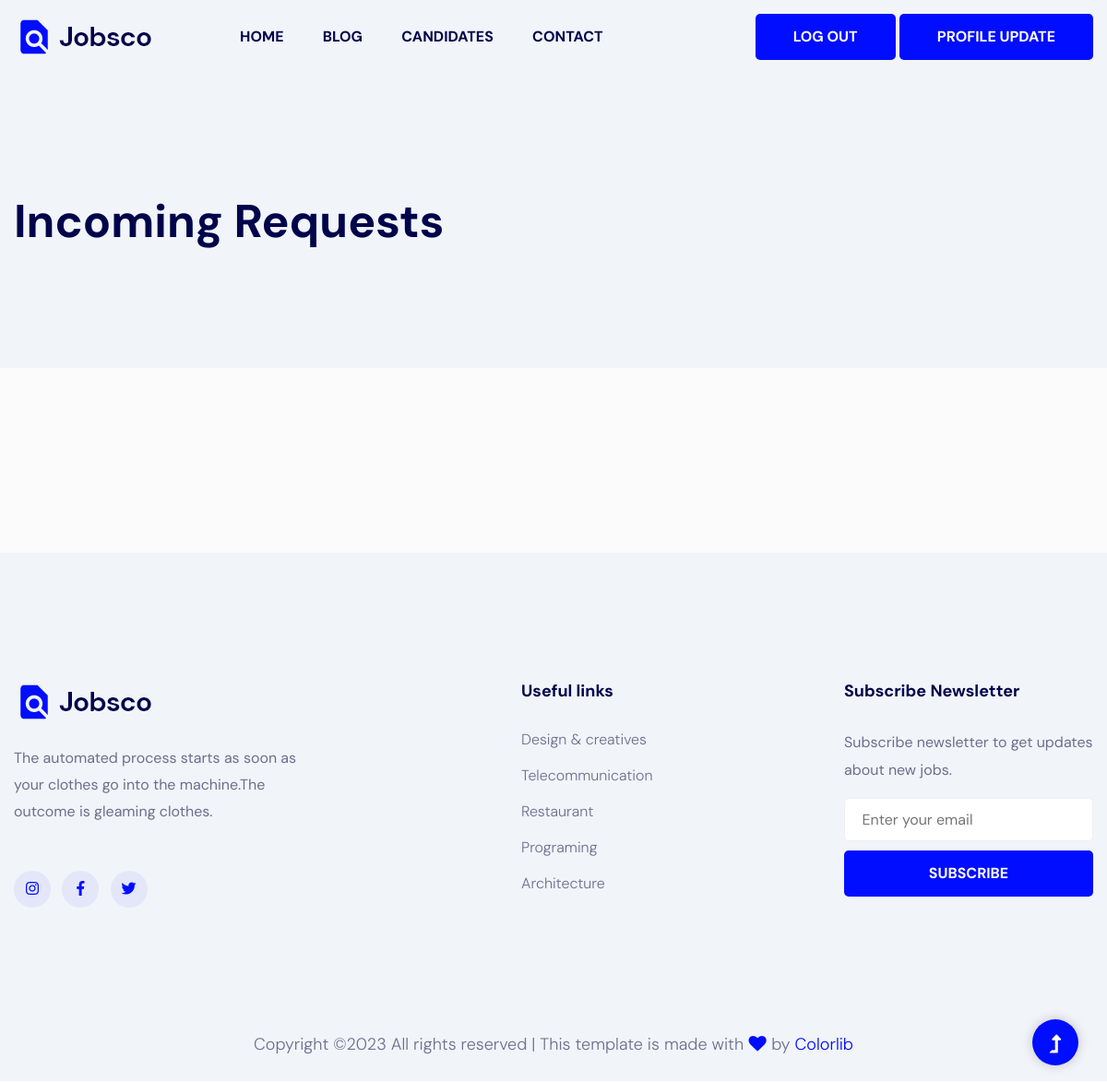
Page /jobs/apply_job/ (signed in) on the earlier database version.
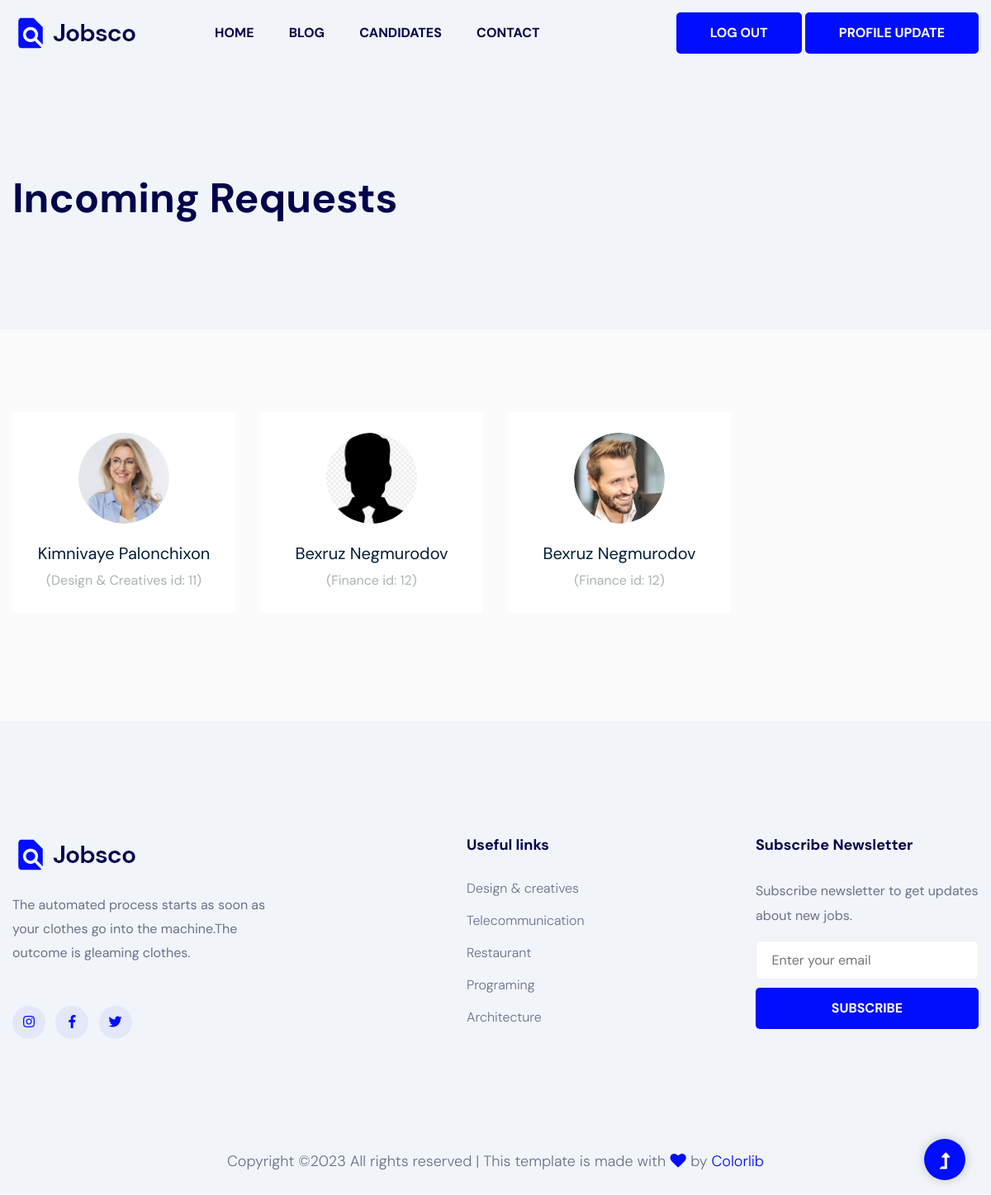
Same page on the later database version.
### apps/jobs/models.py (models this page shows, shortened)
class Basic(models.Model):
    created_date = models.DateTimeField(auto_now_add=True)
    class Meta:
        abstract = True

class Apply(Basic):
    job = models.ForeignKey(Job, on_delete=models.CASCADE, null=True, blank=True)
    candidate = models.ForeignKey('accounts.Account', on_delete=models.SET_NULL, null=True, blank=True)
    is_being_considered = models.BooleanField(default=True)
    to_accept = models.BooleanField(default=False)
    to_refuse = models.BooleanField(default=False)
    message = models.TextField(null=True)

class Job(Basic):
    TIME = (
        (1, 'full_time'),
        (2, 'part_time'),
        (3, 'three days a week'),
        (4, 'night time'),
        (5, "remote(time is not limited)")
    )
    GENDER = (
        (1, 'men'),
        (2, 'women'),
        (3, 'no difference')
    )
    author = models.ForeignKey('accounts.Account', on_delete=models.SET_NULL, null=True)
    slug = models.SlugField(null=True, blank=True)
    company = models.ForeignKey(Company, on_delete=models.SET_NULL, null=True)
    location = models.CharField(max_length=221)
    description = RichTextField()
    category = models.ForeignKey(Category, on_delete=models.SET_NULL, null=True, blank=True)
    responsibility = RichTextField(null=True, blank=True)
    qualifications = RichTextField(null=True, blank=True)
    benefits = models.TextField(null=True, blank=True)
    gender = models.IntegerField(choices=GENDER)
    vacancy = models.IntegerField(default=1)
    time = models.IntegerField(choices=TIME)
    experience = models.CharField(max_length=221)
    salary = models.CharField(max_length=221)

class Category(Basic):
    image = models.ImageField(upload_to='job/category', null=True)
    name = models.CharField(max_length=221)
    body = models.TextField(null=True)

### apps/accounts/models.py (models this page shows, shortened)
class Account(AbstractBaseUser, PermissionsMixin):
    ROLE = (
        (0, 'Staff'),
        (1, 'Candidate'),
        (2, 'Recruiter'),
    )
    email = models.EmailField(max_length=221, unique=True)
    first_name = models.CharField(max_length=221, null=True)
    last_name = models.CharField(max_length=221, null=True)
    slug = models.SlugField(unique=True, max_length=221, null=True)
    avatar = models.ImageField(null=True, blank=True, upload_to=avatar_path)
    is_superuser = models.BooleanField(default=False)
    is_staff = models.BooleanField(default=False)
    is_active = models.BooleanField(default=True)
    role = models.IntegerField(choices=ROLE, null=True)
    cv = models.FileField(upload_to=cv_path, null=True, blank=True)
    modified_date = models.DateTimeField(auto_now=True)
    created_date = models.DateTimeField(auto_now_add=True)
    EMAIL_FIELD = ''
    USERNAME_FIELD = 'email'
    REQUIRED_FIELDS = []
    objects = AccountManager()
    def full_name(self):
        name_list = []
        if self.first_name:
            name_list.append(self.first_name)
        if self.last_name:
            name_list.append(self.last_name)
        name_str = " ".join(name_list)
        if name_str:
            return name_str
        return self.email

### apps/jobs/views.py (the view)
# urls.py: path('apply_job/', apply_job, name='apply_job'),
def apply_job(request):
    object_list = Apply.objects.filter(job__author__email=request.user.email)
    ctx = {
        'object_list': object_list
    }
    return render(request, 'jobs/job_worker/apply_job.html', ctx)

### templates/jobs/job_worker/apply_job.html (shortened to what this page needs)
{% extends 'base.html' %}
{% load static %}
{% block content %}
    <main>
        <div class="slider-area gray-bg position-relative">
            <div class="single-slider d-flex align-items-center slider-height2">
                <div class="container">
                    <div class="row">
                        <div class="col-xl-12">
                            <div class="hero-caption hero-caption2">
                                <h2>Incoming Requests</h2>
                            </div>
                        </div>
                    </div>
                </div>
            </div>
        </div>
        <div class="featured_candidates_area section-bg2 candidate_page_padding">
            <div class="container">
                <div class="row">
                    {% for object in object_list %}
                        <div class="col-md-6 col-lg-3">
                            <div class="single_candidates text-center">
                                {% if object.candidate.avatar %}
                                    <div class="thumb">
                                        <img src="{{ object.candidate.avatar.url }}" alt="">
                                    </div>
                                {% else %}
                                    <div class="thumb">
                                        <img src="{% static 'assets/img/blog/unnamed.jpg' %}" alt="" width="100%">
                                    </div>
                                {% endif %}
                                <a href="{% url 'jobs:apply_detail' object.id %}">
                                    <h4>{{ object.candidate.full_name }}</h4></a>
                                    <p>({{ object.job.category.name }} id: {{ object.job.id }})</p>
                            </div>
                        </div>
                    {% endfor %}
                </div>
            </div>
        </div>
    </main>
{% endblock %}

### templates/base.html (shortened to what this page needs)
{% load static %}
<!doctype html>
<html class="no-js" lang="zxx">
<head>
<link rel="stylesheet" href="{% static 'assets/css/bootstrap.min.css' %}">
<link rel="stylesheet" href="{% static 'assets/css/owl.carousel.min.css' %}">
<link rel="stylesheet" href=" {% static 'assets/css/slicknav.css' %} ">
<link rel="stylesheet" href="{% static 'assets/css/animate.min.css' %}">
<link rel="stylesheet" href="{% static 'assets/css/magnific-popup.css' %}">
<link rel="stylesheet" href="{% static 'assets/css/fontawesome-all.min.css' %}">
<link rel="stylesheet" href="{% static 'assets/css/themify-icons.css' %}">
<link rel="stylesheet" href="{% static 'assets/css/slick.css' %}">
<link rel="stylesheet" href="{% static 'assets/css/nice-select.css' %}">
<link rel="stylesheet" href="{% static 'assets/css/style.css' %}">
</head>
<body>
<header>
<div class="header-area header-transparent">
<div class="main-header header-sticky">
    {% include 'navbar.html' %}
</div>
</div>
</header>
{% block content %}
{% endblock %}
{% include 'footer.html' %}
<div id="back-top">
<a title="Go to Top" href="#"> <i class="fas fa-level-up-alt"></i></a>
</div>
</body>
</html>

### templates/navbar.html (shortened to what this page needs)
{% load static %}
<div class="container">
    <div class="menu-wrapper d-flex align-items-center justify-content-between">
        <div class="left-content d-flex align-items-center">
            <div class="logo mr-45">
                <a href="#"><img src="{% static 'assets/img/logo/logo.png' %}" alt=""></a>
            </div>
            <div class="main-menu d-none d-lg-block">
                <nav>
                    <ul id="navigation">
                        <li><a href="{% url 'main:main' %}">Home</a></li>
                        <li><a href="{% url 'blogs:blog' %}">Blog</a></li>
                        {% if not request.user.role == 1 %}
                            <li><a href="{% url 'accounts:candidate' %}">Candidates</a></li>
                        {% endif %}
                        <li><a href="{% url 'contact:contact' %}">Contact</a></li>
                    </ul>
                </nav>
            </div>
        </div>
        <div class="buttons">
            <ul>
                <li class="button-header">
                    {% if request.user.is_authenticated %}
                        <a href="{% url 'accounts:logout' %}" class="btn header-btn2">Log Out</a>
                        {% if not request.user.role == 0 %}
                            <a href="{% url 'accounts:profile' %}" class="btn header-btn2">Profile Update</a>
                        {% endif %}
                    {% else %}
                        <a href="{% url 'accounts:login' %}" class="btn header-btn2">Log In</a>
                    {% endif %}
                </li>
            </ul>
        </div>
    </div>
    <div class="col-12">
    </div>
</div>

### templates/footer.html (shortened to what this page needs)
{% load static %}
<footer>
    <div class="footer-area footer-padding gray-bg">
        <div class="footer-wrapper ">
            <div class="container">
                <div class="row d-flex justify-content-between">
                    <div class="col-xl-4 col-lg-4 col-md-6 col-sm-6">
                        <div class="single-footer-caption mb-50">
                            <div class="single-footer-caption mb-30">
                                <div class="footer-logo mb-25">
                                    <a href="#"><img src="{% static 'assets/img/logo/logo2_footer.png' %}" alt=""></a>
                                </div>
                                <div class="footer-tittle">
                                    <div class="footer-pera">
                                        <p>The automated process starts as soon as your clothes go into the machine.The
                                            outcome is gleaming clothes.</p>
                                    </div>
                                </div>
                                <div class="footer-social">
                                    <a href="#"><i class="fab fa-instagram"></i></a>
                                    <a href="https://bit.ly/sai4ull"><i class="fab fa-facebook-f"></i></a>
                                    <a href="#"><i class="fab fa-twitter"></i></a>
                                </div>
                            </div>
                        </div>
                    </div>
                    <div class="col-xl-2 col-lg-2 col-md-4 col-sm-5">
                        <div class="single-footer-caption mb-50">
                            <div class="footer-tittle">
                                <h4>Useful links</h4>
                                <ul>
                                    <li><a href="#">Design & creatives</a></li>
                                    <li><a href="#">Telecommunication</a></li>
                                    <li><a href="#">Restaurant</a></li>
                                    <li><a href="#">Programing</a></li>
                                    <li><a href="#">Architecture</a></li>
                                </ul>
                            </div>
                        </div>
                    </div>
                    <div class="col-xl-3 col-lg-3 col-md-6 col-sm-6">
                        <div class="single-footer-caption mb-50">
                            <div class="footer-tittle">
                                <h4>Subscribe Newsletter</h4>
                                <p>Subscribe newsletter to get updates about new jobs.</p>
                            </div>
                            <div class="footer-form">
                                <div id="mc_embed_signup">
                                    <form target="_blank"
                                          action="https://spondonit.us12.list-manage.com/subscribe/post?u=1462626880ade1ac87bd9c93a&amp;id=92a4423d01"
                                          method="get" class="subscribe_form relative mail_part" novalidate="true">
                                        <input type="email" name="EMAIL" id="newsletter-form-email"
                                               placeholder="  Enter your email">
                                        <div class="form-icon">
                                            <button type="submit" name="submit" id="newsletter-submit"
                                                    class="email_icon newsletter-submit button-contactForm">
                                                Subscribe
                                            </button>
                                        </div>
                                    </form>
                                </div>
                            </div>
                        </div>
                    </div>
                </div>
            </div>
            <div class="footer-bottom-area">
                <div class="container">
                    <div class="footer-border">
                        <div class="row d-flex align-items-center">
                            <div class="col-xl-12 ">
                                <div class="footer-copy-right text-center">
                                    <p>Copyright &copy;<script>document.write(new Date().getFullYear());</script>
                                        All rights reserved | This template is made with <i
                                                class="fa fa-heart color-danger" aria-hidden="true"></i> by <a
                                                href="https://colorlib.com/" target="_blank" rel="nofollow noopener">Colorlib</a>
                                    </p>
                                </div>
                            </div>
                        </div>
                    </div>
                </div>
            </div>
        </div>
    </div>
</footer>

Differences in the rows shown:
added Apply: candidate.avatar (picture), candidate.full_name "Kimnivaye Palonchixon", job.category.name "Design & Creatives", job.id "11"
added Apply: candidate.full_name "Bexruz Negmurodov", job.category.name "Finance", job.id "12"
added Apply: candidate.avatar (picture), candidate.full_name "Bexruz Negmurodov", job.category.name "Finance", job.id "12"
